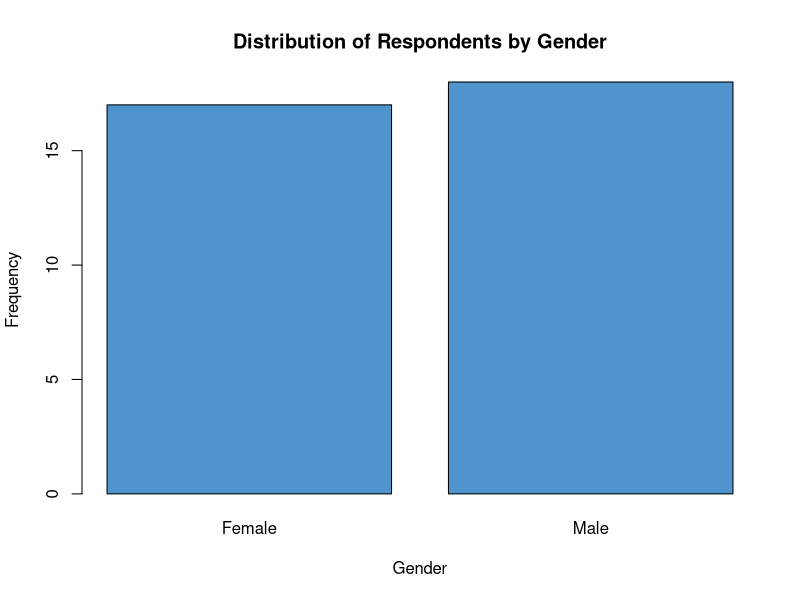
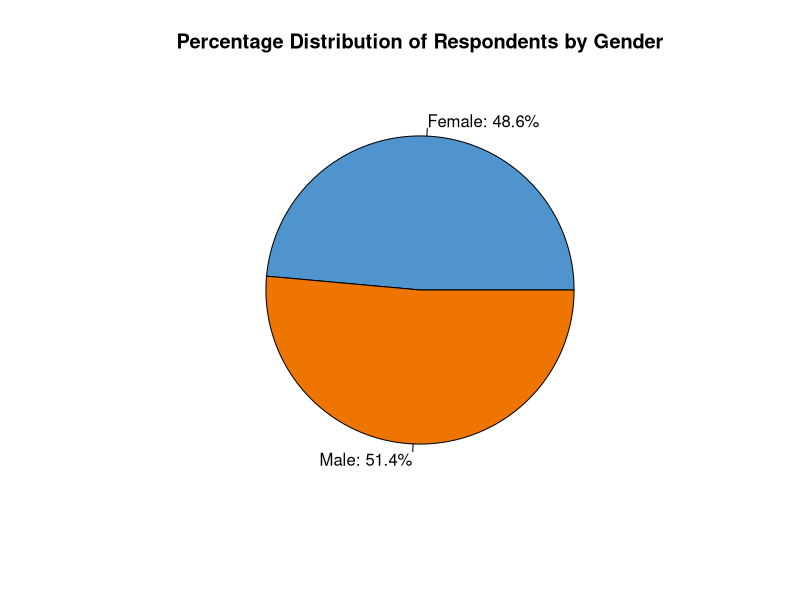
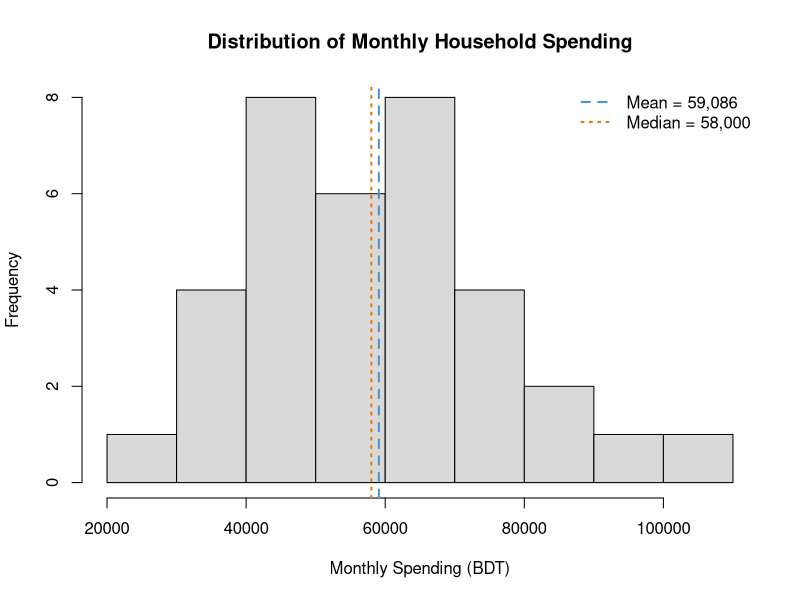
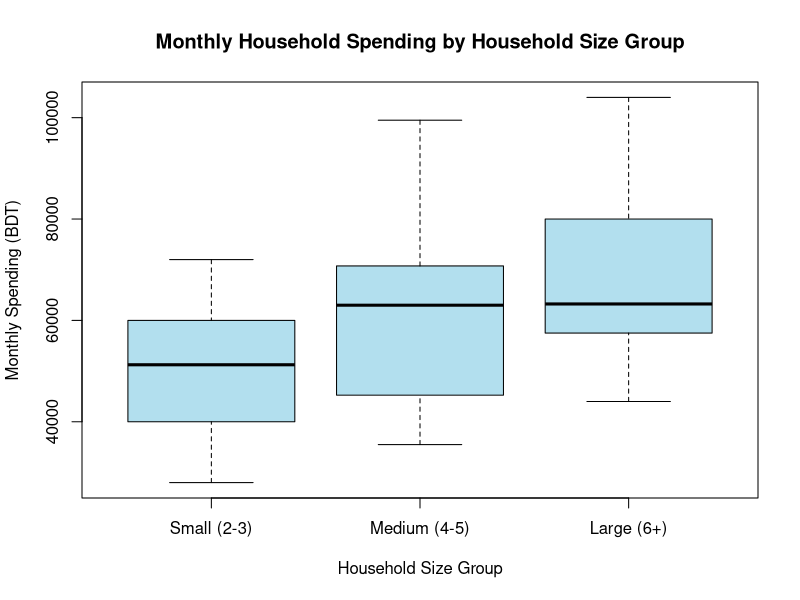
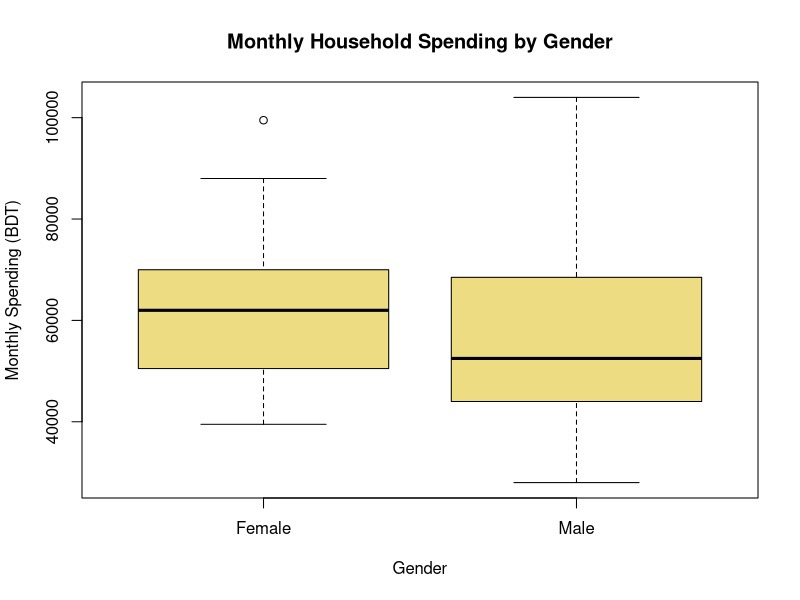
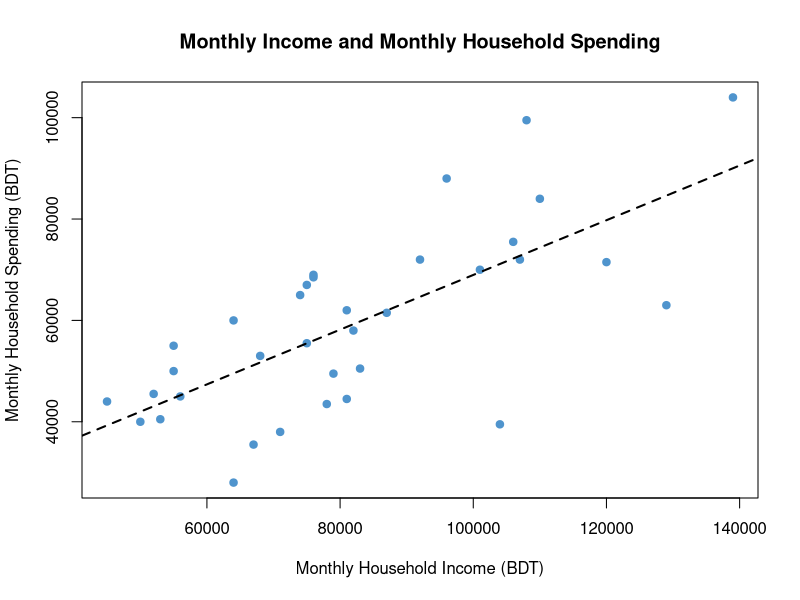
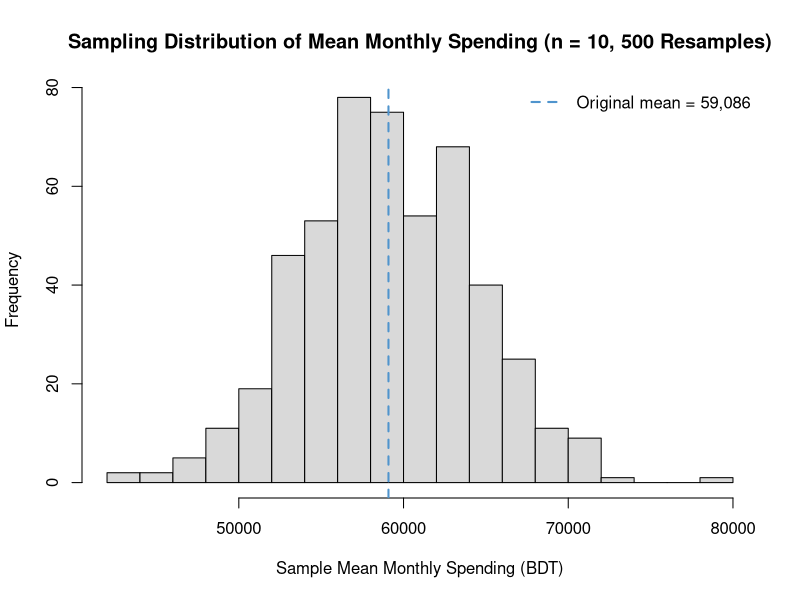

Generate these figures, in order, with R:
options(scipen = 999)


# 1. Import and inspect data
data <- read.csv("household_spending_data.csv", stringsAsFactors = FALSE)
head(data)
str(data)
summary(data)
dim(data)
names(data)

# 2. Data preparation
data$Gender <- factor(data$Gender)

data$Household_Size_Group <- cut(
  data$Household_Size,
  breaks = c(-Inf, 3, 5, Inf),
  labels = c("Small (2-3)", "Medium (4-5)", "Large (6+)"),
  right = TRUE
)

data$High_Spending <- factor(
  ifelse(data$Monthly_Spending_BDT >= 65000, "Yes", "No"),
  levels = c("No", "Yes")
)

# Missing-value check
missing_values <- colSums(is.na(data))
missing_values

# Select important variables
important_variables <- data[, c("Monthly_Spending_BDT", "Monthly_Income_BDT", "Age", "Household_Size", "Gender")]
head(important_variables)

# Meaningful filter
high_spending_households <- data[data$Monthly_Spending_BDT >= 65000, ]
head(high_spending_households)
nrow(high_spending_households)

# 3. Frequency tables and graphs
gender_freq <- table(data$Gender)
gender_pct <- 100 * prop.table(gender_freq)
gender_freq
gender_pct

size_group_freq <- table(data$Household_Size_Group)
size_group_pct <- 100 * prop.table(size_group_freq)
size_group_freq
size_group_pct

if (!dir.exists("figures")) dir.create("figures")

# Figure 1: Bar chart - Gender
png("figures/01_gender_bar.png", width = 1600, height = 1000, res = 180)
barplot(gender_freq, main = "Distribution of Respondents by Gender",
        xlab = "Gender", ylab = "Frequency", col = "steelblue3")
dev.off()

# Figure 2: Pie chart - Gender
png("figures/02_gender_pie.png", width = 1400, height = 1100, res = 180)
pie(gender_freq, labels = paste0(names(gender_freq), ": ", round(gender_pct, 1), "%"),
    main = "Percentage Distribution of Respondents by Gender",
    col = c("steelblue3", "darkorange2"))
dev.off()

# Figure 3: Histogram - Monthly Spending
png("figures/03_spending_histogram.png", width = 1600, height = 1000, res = 180)
hist(data$Monthly_Spending_BDT, breaks = 8,
     main = "Distribution of Monthly Household Spending",
     xlab = "Monthly Spending (BDT)", ylab = "Frequency", col = "grey85")
abline(v = mean(data$Monthly_Spending_BDT), lty = 2, lwd = 2, col = "steelblue3")
abline(v = median(data$Monthly_Spending_BDT), lty = 3, lwd = 2, col = "darkorange2")
legend("topright",
       legend = c(paste0("Mean = ", format(round(mean(data$Monthly_Spending_BDT)), big.mark = ",")),
                  paste0("Median = ", format(round(median(data$Monthly_Spending_BDT)), big.mark = ","))),
       lty = c(2, 3), lwd = 2, col = c("steelblue3", "darkorange2"), bty = "n")
dev.off()

# Figure 4: Box plot - Spending by Household Size Group
png("figures/04_spending_boxplot_household_size.png", width = 1600, height = 1000, res = 180)
boxplot(Monthly_Spending_BDT ~ Household_Size_Group, data = data,
        main = "Monthly Household Spending by Household Size Group",
        xlab = "Household Size Group", ylab = "Monthly Spending (BDT)",
        col = "lightblue2")
dev.off()

# Figure 5: Box plot - Spending by Gender (NEW: completes the gender comparison
# that was named as an explanatory variable but never actually tested)
png("figures/05_spending_boxplot_gender.png", width = 1600, height = 1000, res = 180)
boxplot(Monthly_Spending_BDT ~ Gender, data = data,
        main = "Monthly Household Spending by Gender",
        xlab = "Gender", ylab = "Monthly Spending (BDT)",
        col = "lightgoldenrod2")
dev.off()

# Figure 6: Scatter plot - Income vs Spending
png("figures/06_income_spending_scatter.png", width = 1600, height = 1000, res = 180)
plot(data$Monthly_Income_BDT, data$Monthly_Spending_BDT,
     main = "Monthly Income and Monthly Household Spending",
     xlab = "Monthly Household Income (BDT)",
     ylab = "Monthly Household Spending (BDT)", pch = 19, col = "steelblue3")
abline(lm(Monthly_Spending_BDT ~ Monthly_Income_BDT, data = data), lty = 2, lwd = 2)
dev.off()

# 4. Descriptive statistics
get_mode <- function(x) {
  ux <- unique(x)
  tab <- tabulate(match(x, ux))
  ux[tab == max(tab)]
}

spending_stats <- c(
  Mean = mean(data$Monthly_Spending_BDT),
  Median = median(data$Monthly_Spending_BDT),
  Min = min(data$Monthly_Spending_BDT),
  Max = max(data$Monthly_Spending_BDT),
  Range = diff(range(data$Monthly_Spending_BDT)),
  Variance = var(data$Monthly_Spending_BDT),
  SD = sd(data$Monthly_Spending_BDT),
  Q1 = unname(quantile(data$Monthly_Spending_BDT, 0.25)),
  Q3 = unname(quantile(data$Monthly_Spending_BDT, 0.75)),
  IQR = IQR(data$Monthly_Spending_BDT),
  P90 = unname(quantile(data$Monthly_Spending_BDT, 0.90))
)
spending_stats

spending_mode <- get_mode(data$Monthly_Spending_BDT)
spending_mode
table(data$Monthly_Spending_BDT)[as.character(spending_mode)]

income_stats <- c(
  Mean = mean(data$Monthly_Income_BDT),
  Median = median(data$Monthly_Income_BDT),
  Min = min(data$Monthly_Income_BDT),
  Max = max(data$Monthly_Income_BDT),
  Range = diff(range(data$Monthly_Income_BDT)),
  Variance = var(data$Monthly_Income_BDT),
  SD = sd(data$Monthly_Income_BDT),
  Q1 = unname(quantile(data$Monthly_Income_BDT, 0.25)),
  Q3 = unname(quantile(data$Monthly_Income_BDT, 0.75)),
  IQR = IQR(data$Monthly_Income_BDT),
  P90 = unname(quantile(data$Monthly_Income_BDT, 0.90))
)
income_stats
get_mode(data$Monthly_Income_BDT)

# Group comparison: Household Size Group (quantitative-derived categorical)
aggregate(Monthly_Spending_BDT ~ Household_Size_Group, data = data, FUN = mean)
aggregate(Monthly_Spending_BDT ~ Household_Size_Group, data = data, FUN = median)
aggregate(Monthly_Spending_BDT ~ Household_Size_Group, data = data, FUN = sd)

# Group comparison: Gender (this closes the gap where Gender was named as an

aggregate(Monthly_Spending_BDT ~ Gender, data = data, FUN = mean)
aggregate(Monthly_Spending_BDT ~ Gender, data = data, FUN = median)
aggregate(Monthly_Spending_BDT ~ Gender, data = data, FUN = sd)
gender_ttest <- t.test(Monthly_Spending_BDT ~ Gender, data = data)
gender_ttest

# Connected correlations
cor(data$Monthly_Income_BDT, data$Monthly_Spending_BDT)
cor(data$Household_Size, data$Monthly_Spending_BDT)
cor(data$Age, data$Monthly_Spending_BDT)

# z-score example
z_70000 <- (70000 - mean(data$Monthly_Spending_BDT)) / sd(data$Monthly_Spending_BDT)
z_70000

# 5. Discrete probability distribution: Binomial
p_hat <- mean(data$High_Spending == "Yes")
p_hat
prob_exactly_4 <- dbinom(4, size = 10, prob = p_hat)
prob_exactly_4
prob_at_least_4 <- 1 - pbinom(3, size = 10, prob = p_hat)
prob_at_least_4

# 6. Normal distribution analysis
mu <- mean(data$Monthly_Spending_BDT)
sigma <- sd(data$Monthly_Spending_BDT)
mu
sigma
p_below_45000 <- pnorm(45000, mean = mu, sd = sigma)
p_below_45000
p_above_85000 <- 1 - pnorm(85000, mean = mu, sd = sigma)
p_above_85000
p_50000_to_75000 <- pnorm(75000, mean = mu, sd = sigma) - pnorm(50000, mean = mu, sd = sigma)
p_50000_to_75000

# 7. Sampling distribution and CLT
set.seed(172)
sample_means <- replicate(500, mean(sample(data$Monthly_Spending_BDT, size = 10, replace = TRUE)))
mean(sample_means)
sd(sample_means)
mean(data$Monthly_Spending_BDT)
sd(data$Monthly_Spending_BDT) / sqrt(10)

# Figure 7: Sampling distribution histogram
png("figures/07_clt_sampling_distribution.png", width = 1600, height = 1000, res = 180)
hist(sample_means, breaks = 14,
     main = "Sampling Distribution of Mean Monthly Spending (n = 10, 500 Resamples)",
     xlab = "Sample Mean Monthly Spending (BDT)", ylab = "Frequency", col = "grey85")
abline(v = mean(data$Monthly_Spending_BDT), lty = 2, lwd = 2, col = "steelblue3")
legend("topright",
       legend = paste0("Original mean = ", format(round(mean(data$Monthly_Spending_BDT)), big.mark = ",")),
       lty = 2, lwd = 2, col = "steelblue3", bty = "n")
dev.off()

# Optional sample-size extension
set.seed(172)
means_n5 <- replicate(500, mean(sample(data$Monthly_Spending_BDT, 5, replace = TRUE)))
set.seed(172)
means_n20 <- replicate(500, mean(sample(data$Monthly_Spending_BDT, 20, replace = TRUE)))
sd(means_n5)
sd(means_n20)

# 8. Confidence intervals
mean_ci <- t.test(data$Monthly_Spending_BDT, conf.level = 0.95)
mean_ci
successes <- sum(data$High_Spending == "Yes")
n_obs <- nrow(data)
prop_ci <- prop.test(successes, n_obs, conf.level = 0.95, correct = FALSE)
prop_ci

# 9. Final reproducibility checks
stopifnot(nrow(data) == 35)
stopifnot(sum(is.na(data)) == 0)
stopifnot(all(data$Monthly_Income_BDT > 0))
stopifnot(all(data$Monthly_Spending_BDT > 0))
stopifnot(length(get_mode(data$Monthly_Spending_BDT)) == 1)
cat("Analysis completed successfully for exactly 35 observations.\n")
